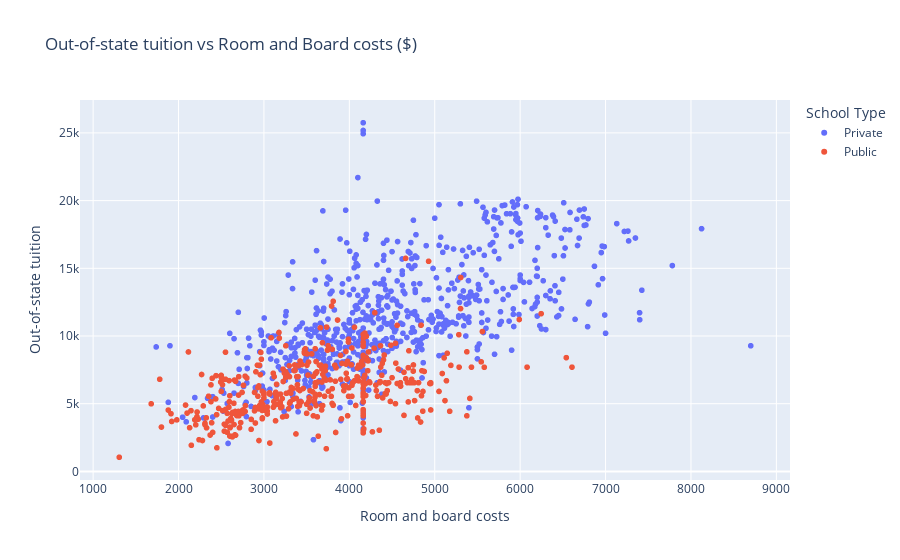

The code cell stored with this chart in its notebook:
### Markdown cell above
### It shows clearly from the visualization above, that in the US, Private schools clearly cost more than Public schools. (In terms of In-state tuition)

### Code cell
fig = px.scatter(df, x=a, y=d, color=c, title='Out-of-state tuition vs Room and Board costs ($)')
fig.show()
fig.write_image("figure2.png", width=971, height=525)

### Figure 1 — Plotly figure (JSON) as saved in the notebook; plotly's stock layout.template omitted (floating-point values rounded to 4 significant figures; data arrays with more than 128 entries replaced by an {"elided": "..."} marker saying what was removed)
{"data": [{"hovertemplate": "School Type=Private<br>Room and board costs=%{x}<br>Out-of-state tuition=%{y}<extra></extra>", "legendgroup": "Private", "marker": {"color": "#636efa", "symbol": "circle"}, "mode": "markers", "name": "Private", "showlegend": true, "type": "scattergl", "x": {"elided": "694 float values"}, "xaxis": "x", "y": {"elided": "694 float values"}, "yaxis": "y"}, {"hovertemplate": "School Type=Public<br>Room and board costs=%{x}<br>Out-of-state tuition=%{y}<extra></extra>", "legendgroup": "Public", "marker": {"color": "#EF553B", "symbol": "circle"}, "mode": "markers", "name": "Public", "showlegend": true, "type": "scattergl", "x": {"elided": "440 float values"}, "xaxis": "x", "y": {"elided": "440 float values"}, "yaxis": "y"}], "layout": {"legend": {"title": {"text": "School Type"}, "tracegroupgap": 0}, "title": {"text": "Out-of-state tuition vs Room and Board costs ($)"}, "xaxis": {"anchor": "y", "domain": [0, 1], "title": {"text": "Room and board costs"}}, "yaxis": {"anchor": "x", "domain": [0, 1], "title": {"text": "Out-of-state tuition"}}}}
